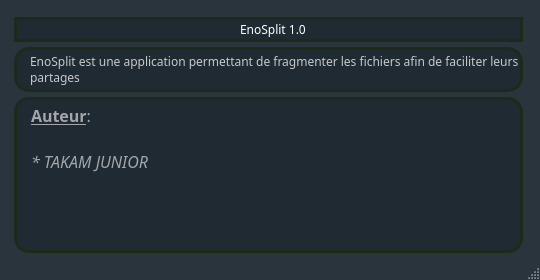
<?xml version="1.0" encoding="UTF-8"?>
<ui version="4.0">
 <class>MainWindow</class>
 <widget class="QMainWindow" name="MainWindow">
  <property name="geometry">
   <rect>
    <x>0</x>
    <y>0</y>
    <width>540</width>
    <height>280</height>
   </rect>
  </property>
  <property name="minimumSize">
   <size>
    <width>540</width>
    <height>280</height>
   </size>
  </property>
  <property name="maximumSize">
   <size>
    <width>540</width>
    <height>280</height>
   </size>
  </property>
  <property name="windowTitle">
   <string>EnoSplit</string>
  </property>
  <property name="styleSheet">
   <string notr="true">#MainWindow{
	background-color: rgba(41, 52, 61,255);
}
#centralwidget{
	background-color: rgba(41, 52, 61,255);
}</string>
  </property>
  <widget class="QWidget" name="centralwidget">
   <layout class="QGridLayout" name="gridLayout">
    <property name="leftMargin">
     <number>9</number>
    </property>
    <property name="topMargin">
     <number>9</number>
    </property>
    <property name="bottomMargin">
     <number>0</number>
    </property>
    <property name="horizontalSpacing">
     <number>6</number>
    </property>
    <item row="0" column="0">
     <widget class="QGroupBox" name="groupBox">
      <property name="styleSheet">
       <string notr="true">
border-width:0px;
	border-style:solid;
</string>
      </property>
      <property name="title">
       <string/>
      </property>
      <layout class="QGridLayout" name="gridLayout_4">
       <property name="leftMargin">
        <number>2</number>
       </property>
       <property name="topMargin">
        <number>2</number>
       </property>
       <property name="rightMargin">
        <number>5</number>
       </property>
       <property name="bottomMargin">
        <number>2</number>
       </property>
       <item row="0" column="0">
        <layout class="QVBoxLayout" name="verticalLayout">
         <property name="spacing">
          <number>5</number>
         </property>
         <property name="leftMargin">
          <number>0</number>
         </property>
         <property name="topMargin">
          <number>0</number>
         </property>
         <property name="rightMargin">
          <number>0</number>
         </property>
         <property name="bottomMargin">
          <number>0</number>
         </property>
         <item>
          <widget class="QLineEdit" name="line_edit_2">
           <property name="minimumSize">
            <size>
             <width>0</width>
             <height>0</height>
            </size>
           </property>
           <property name="maximumSize">
            <size>
             <width>16777215</width>
             <height>16777215</height>
            </size>
           </property>
           <property name="styleSheet">
            <string notr="true">border-width:0px;
font: 12pt &quot;Arial Black&quot;;
font-family:bold;
background-color: rgba(31, 42, 51,255);
padding-left:10px;
color: rgba(255, 255, 255,255);

border-width:3px;
border-style:solid;
border-color:rgba(30, 42, 25,255);
border-radius:15px;</string>
           </property>
           <property name="text">
            <string>EnoSplit 1.0</string>
           </property>
           <property name="alignment">
            <set>Qt::AlignCenter</set>
           </property>
           <property name="readOnly">
            <bool>true</bool>
           </property>
          </widget>
         </item>
         <item>
          <widget class="QLabel" name="label">
           <property name="styleSheet">
            <string notr="true">border-width:0px;
font: 12pt &quot;Arial Black&quot;;
font-family:bold;
background-color: rgba(31, 42, 51,255);
padding-left:10px;
color: rgba(200, 200, 200,255);

border-width:3px;
	border-style:solid;
	border-color:rgba(30, 42, 25,255);
	border-radius:15px;</string>
           </property>
           <property name="text">
            <string>EnoSplit est une application permettant de fragmenter les fichiers afin de faciliter leurs partages</string>
           </property>
           <property name="alignment">
            <set>Qt::AlignLeading|Qt::AlignLeft|Qt::AlignTop</set>
           </property>
           <property name="wordWrap">
            <bool>true</bool>
           </property>
          </widget>
         </item>
         <item>
          <widget class="QTextBrowser" name="textBrowser">
           <property name="styleSheet">
            <string notr="true">border-width:0px;
font: 12pt &quot;Arial Black&quot;;
font-family:bold;
background-color: rgba(31, 42, 51,255);
padding-left:10px;
color: rgba(200, 200, 200,200);

border-width:3px;
	border-style:solid;
	border-color:rgba(30, 42, 25,255);
	border-radius:15px;</string>
           </property>
           <property name="html">
            <string>&lt;!DOCTYPE HTML PUBLIC &quot;-//W3C//DTD HTML 4.0//EN&quot; &quot;http://www.w3.org/TR/REC-html40/strict.dtd&quot;&gt;
&lt;html&gt;&lt;head&gt;&lt;meta name=&quot;qrichtext&quot; content=&quot;1&quot; /&gt;&lt;style type=&quot;text/css&quot;&gt;
p, li { white-space: pre-wrap; }
&lt;/style&gt;&lt;/head&gt;&lt;body style=&quot; font-family:'12'; font-size:12pt; font-weight:400; font-style:normal;&quot;&gt;
&lt;p style=&quot; margin-top:0px; margin-bottom:0px; margin-left:0px; margin-right:0px; -qt-block-indent:0; text-indent:0px;&quot;&gt;&lt;span style=&quot; font-weight:600; text-decoration: underline;&quot;&gt;Auteur&lt;/span&gt;: &lt;/p&gt;
&lt;p style=&quot;-qt-paragraph-type:empty; margin-top:0px; margin-bottom:0px; margin-left:0px; margin-right:0px; -qt-block-indent:0; text-indent:0px;&quot;&gt;&lt;br /&gt;&lt;/p&gt;
&lt;p style=&quot; margin-top:0px; margin-bottom:0px; margin-left:0px; margin-right:0px; -qt-block-indent:0; text-indent:0px;&quot;&gt;&lt;span style=&quot; font-style:italic;&quot;&gt;* TAKAM JUNIOR&lt;/span&gt;&lt;/p&gt;&lt;/body&gt;&lt;/html&gt;</string>
           </property>
          </widget>
         </item>
        </layout>
       </item>
      </layout>
     </widget>
    </item>
   </layout>
  </widget>
  <widget class="QMenuBar" name="menubar">
   <property name="geometry">
    <rect>
     <x>0</x>
     <y>0</y>
     <width>540</width>
     <height>26</height>
    </rect>
   </property>
  </widget>
  <widget class="QStatusBar" name="statusbar"/>
 </widget>
 <resources>
  <include location="rsc.qrc"/>
 </resources>
 <connections/>
</ui>
